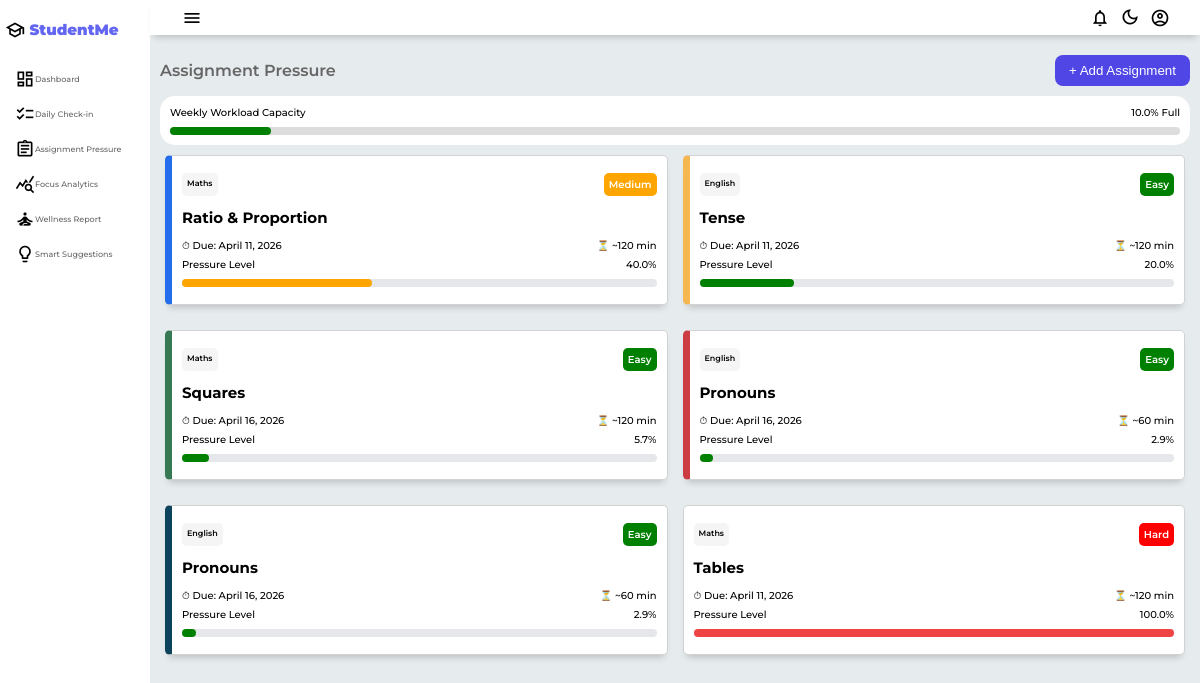
Screenshot of /assignment-pressure/ (signed in) with the database file from the repository.
### student_app/models.py (models this page shows, shortened)
class Assignment(models.Model):
    DIFFICULTY_CHOICES = [
        (1, 'Easy'),
        (2, 'Medium'),
        (3, 'Hard'),
    ]
    user = models.ForeignKey(User, on_delete=models.CASCADE)
    subject = models.CharField(max_length=100)
    title = models.CharField(max_length=200)
    due_date = models.DateField()
    estimated_time = models.IntegerField()  # minutes
    difficulty = models.IntegerField(choices=DIFFICULTY_CHOICES)
    pressure_level = models.FloatField(blank=True, null=True)
    created_at = models.DateTimeField(auto_now_add=True)
    weekly_capacity = models.FloatField(blank=True, null=True)

### student_app/views.py (the view, shortened to what this page needs)
# urls.py: path('assignment-pressure/',views.assignmentPressure, name='assignment-pressure'),
@login_required
def assignmentPressure(request):
    assignments = Assignment.objects.filter(user=request.user)
    today = date.today()
    start_week = today - timedelta(days=today.weekday())
    end_week = start_week + timedelta(days=6)
    weekly_tasks = assignments.filter(
        due_date__range=[start_week, end_week]
    )
    total_minutes = sum((task.estimated_time or 0) for task in weekly_tasks)
    MAX_WEEKLY_MINUTES = 2400
    capacity = (total_minutes / MAX_WEEKLY_MINUTES) * 100
    capacity = min(round(capacity, 1), 100)
    return render(request, "assignment-pressure.html",{"assignments": assignments,"capacity": capacity  })

### student_app/templates/assignment-pressure.html (shortened to what this page needs)
{% load static %}
<!DOCTYPE html>
<html lang="en">
<head>
    <link rel="stylesheet" href="{% static 'css/assignment-pressure.css' %}">
</head>
<body>
    <div class="grid-container">
        <header class="header">
            <div class="menu-icon" onclick="openSidebar()">
                <span class="material-icons-outlined">menu</span>
            </div>
            <div id="header-right">
                <div class="notification-container">
                    <span class="material-icons-outlined" onclick="toggleNotification()">notifications</span>
                </div>
                <span id="themeIcon" class="material-icons-outlined" onclick="toggleTheme()">dark_mode</span>
                <div class="profile-container">
                    <span class="material-icons-outlined" onclick="toggleProfile()">account_circle</span>
                </div>
            </div>
        </header>
        <aside id="sidebar">
            <div class="sidebar-title">
                <div class="sidebar-brand">
                    <span class="material-icons-outlined">school</span> StudentMe
                </div>
            </div>
            <ul class="sidebar-list">
                <li  class="sidebar-list-item">
                    <a href="{% url 'dashboard' %}"><span class="material-icons-outlined">dashboard</span>Dashboard</a>
                </li>
                <li class="sidebar-list-item">
                    <a href="{% url 'check-in' %}"><span class="material-icons-outlined">checklist</span>Daily Check-in</a>
                </li>
                <li class="sidebar-list-item">
                    <a href="{% url 'assignment-pressure' %}"><span class="material-icons-outlined">assignment</span>Assignment Pressure</a>
                </li>
                <li class="sidebar-list-item">
                    <a href="{% url 'focus-analytics' %}"><span class="material-icons-outlined">query_stats</span>Focus Analytics</a>
                </li>
                <li class="sidebar-list-item">
                    <a href="{% url 'wellness-report' %}"><span class="material-icons-outlined">self_improvement</span>Wellness Report</a>
                </li>
                <li class="sidebar-list-item">
                    <a href="{% url 'smart-suggestions' %}"><span class="material-icons-outlined">lightbulb</span>Smart Suggestions</a>
                </li>
            </ul>
        </aside>
        <main class="main-container">
            <div class="main-title">
                <p class="font-weight-bold">Assignment Pressure</p>
                <button class="add-btn" onclick="openAssignmentModal()"> + Add Assignment</button>
            </div>
            <div class="top-bar">
                <div class="top-header">
                    <span>Weekly Workload Capacity</span>
                    <span>{{ capacity }}% Full</span>
                </div>
                <div class="progress">
                    <div class="progress-fill {%if capacity < 40 %}green-fill{%elif capacity < 75 %}orange-fill{%else%}red-fill{%endif%}" style="width: {{ capacity }}%;"></div>
                </div>
            </div>
            <section class="cards" name="assignments">
                {% for item in assignments %}
                <div class="card-content">
                    <div class="card-top">
                        <span class="subject">{{ item.subject }}</span>
                        <span class="{% if item.difficulty == 1 %}badge-easy{% elif item.difficulty == 2 %}badge-medium{% else %}badge-hard{% endif %}">
                            {% if item.difficulty == 1 %}
                            Easy
                            {% elif item.difficulty == 2 %}
                            Medium
                            {% else %}
                            Hard
                            {% endif %}
                        </span>
                    </div>
                    <h2>{{ item.title }}</h2>
                    <div class="card-info">
                        <span>⏱ Due: {{ item.due_date }}</span>
                        <span>⏳ ~{{ item.estimated_time }} min</span>
                    </div>
                    <div class="pressure-row">
                        <span>Pressure Level</span>
                        <span>{{item.pressure_level}}%</span>
                    </div>
                    <div class="progress-bar">
                        <div class={%if item.difficulty == 1%}"progress-fill green-fill"{%elif item.difficulty == 2%}"progress-fill orange-fill"{%else%}"progress-fill red-fill"{%endif%} style="width: {{item.pressure_level}}%;"></div>
                    </div>
                </div>
                {% endfor %}
            </section>
        </main>
    </div>
</body>
</html>

### rows the page displays
Assignment: subject "Maths", difficulty "Medium", title "Ratio & Proportion", due_date "April 11, 2026", estimated_time "120", pressure_level "40.0"
Assignment: subject "English", difficulty "Easy", title "Tense", due_date "April 11, 2026", estimated_time "120", pressure_level "20.0"
Assignment: subject "Maths", difficulty "Easy", title "Squares", due_date "April 16, 2026", estimated_time "120", pressure_level "5.7"
Assignment: subject "English", difficulty "Easy", title "Pronouns", due_date "April 16, 2026", estimated_time "60", pressure_level "2.9"
Assignment: subject "English", difficulty "Easy", title "Pronouns", due_date "April 16, 2026", estimated_time "60", pressure_level "2.9"
Assignment: subject "Maths", difficulty "Hard", title "Tables", due_date "April 11, 2026", estimated_time "120", pressure_level "100.0"

### other values shown
{{ capacity }} "10.0"
